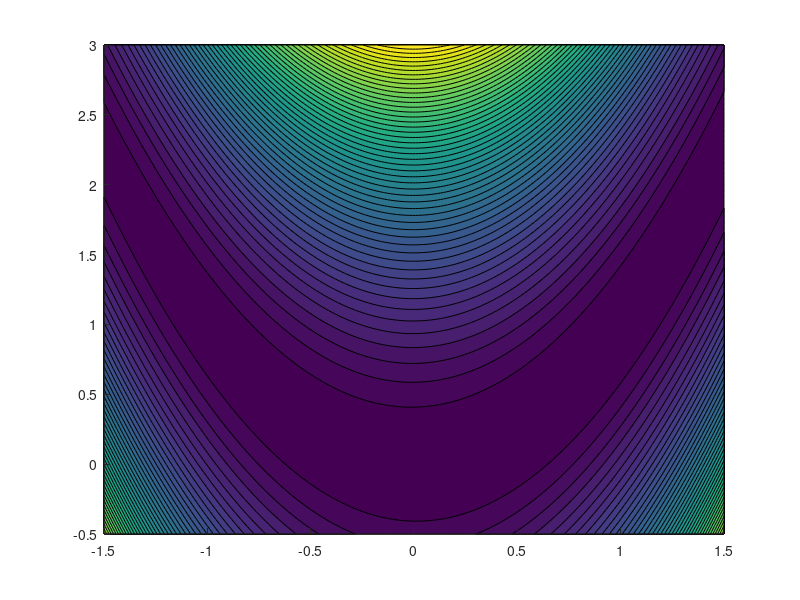

Recreate this plot in MATLAB. (Note: this script raises an error after producing the figure.)
% Rosenbrock function example
f = @(x) 100*(x(2)-x(1)^2)^2 + (1-x(1))^2;
df = @(x) [200*(x(2)-x(1)^2)*-2*x(1) - 2*(1-x(1));
           200*(x(2)-x(1)^2)];

[X, Y] = meshgrid(linspace(-1.5, 1.5, 200), ...
                  linspace(-0.5, 3, 200));
Z = 100*(Y-X.^2).^2 + (1-X).^2;
x0 = [Inf; Inf];
x1 = [-1.2; 1.0];

% Ellipse example
% f = @(x) 0.06*(x(1)^2 - x(1)*x(2)) + 0.1*x(2)^2 - 0.3*(x(1)-x(2));
% df = @(x) [0.06*(2*x(1)-x(2))-0.3; -0.06*x(1)+0.2*x(2)+0.3];
% [X, Y] = meshgrid(linspace(-2, 3, 200), ...
%                   linspace(-2, 3, 200));
% Z = 0.06*(X.^2-X.*Y)+0.1*Y.^2-0.3*(X-Y);
% x0 = [Inf; Inf];
% x1 = [0; 0];

x = x1; % For collecting x per iteration

contourf(X, Y, Z, 50, 'FaceAlpha', 0.6); hold on;
scatter(x1(1), x1(2),'r','filled');

ctr = 1; J = eye(length(x1)); I = J;
while norm(x0-x1) > 1e-7

    % Calculate gradient
    x0 = x1; s = -J*df(x0);

    % Run quasi-newton to get step size, a
    a0 = 0; a1 = 0.01; c = 1;
    dda = @(a,x,s) df(x+a*s)'*s;
    while abs(a0-a1) > 1e-7 && ~isinf(a1)
        an = a1 - (a0 - a1)*dda(a1,x0,s)/...
            (dda(a0,x0,s)-dda(a1,x0,s));    
        a0 = a1; a1 = an; c = c + 1;
    end

    % Update x
    x1 = x0 + a0*s; 

    % Update inverse Hessian, J
    y = df(x1) - df(x0);
    J = (I-s*y'/(y'*s))*J*(I-y*s'/(y'*s)) + s*s'/(y'*s);

    x = [x, x1]; %#ok
    ctr = ctr + 1;

    % fprintf('(%.4f, %.4f), df = [%.4f, %.4f], a = %.4f, ctr = %d\n', ...
    %     x1, df(x1), a0, c);
end

% Plot all x
plot(x(1,:), x(2,:) ,'ro-');

hold off; grid on;
set(gcf,'Color','w');
fprintf('Minimum found: (%.4f, %.4f)\n',x1);
fprintf('No. of iterations: %d\n', ctr);